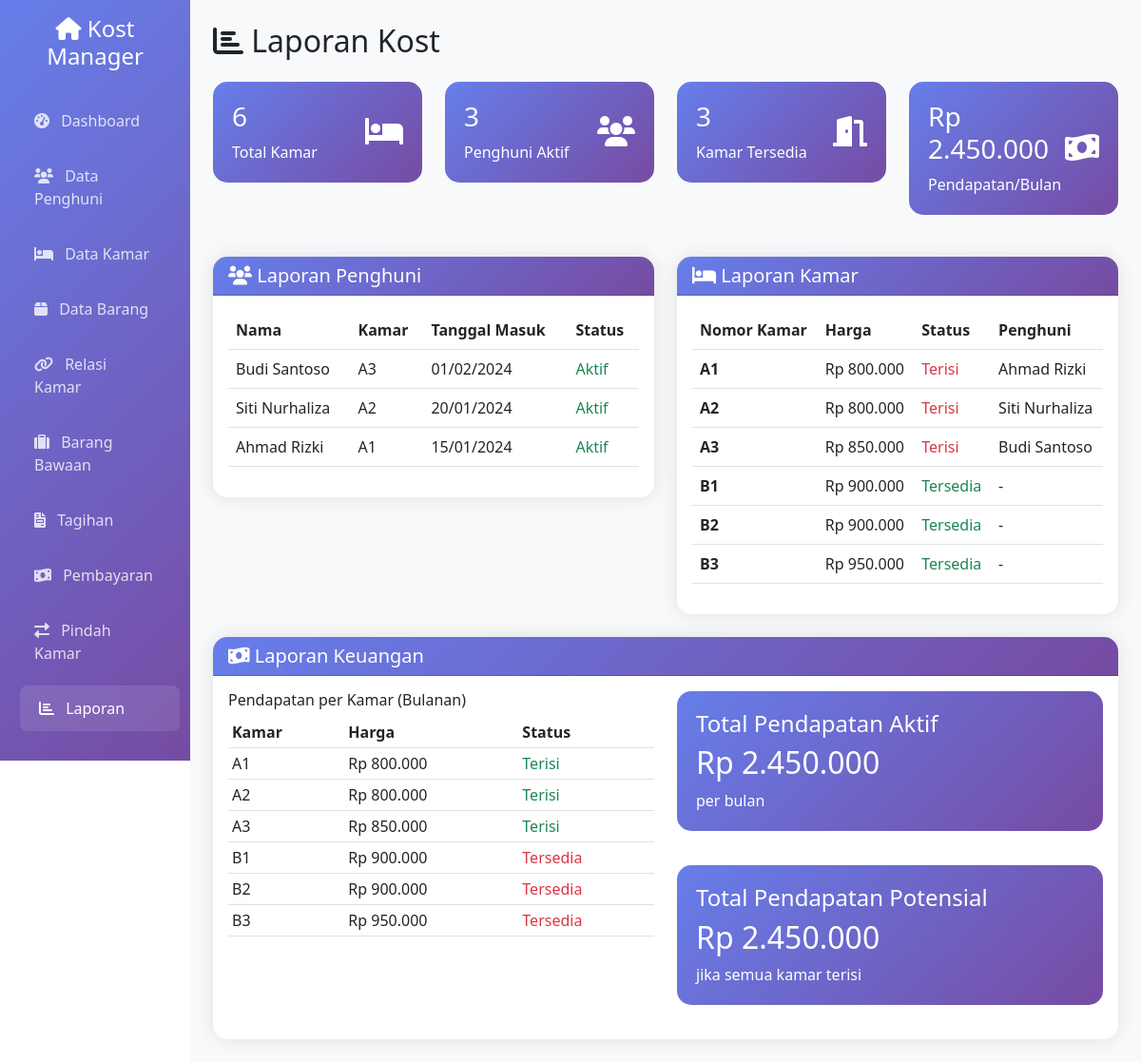
The app's page /laporan.php with its own data.
### tables this page shows
CREATE TABLE IF NOT EXISTS tb_penghuni (
    id INT AUTO_INCREMENT PRIMARY KEY,
    nama VARCHAR(100) NOT NULL,
    no_ktp VARCHAR(16) NOT NULL UNIQUE,
    no_hp VARCHAR(15) NOT NULL,
    tgl_masuk DATE NOT NULL,
    tgl_keluar DATE NULL,
    kamar_id INT,
    created_at TIMESTAMP DEFAULT CURRENT_TIMESTAMP,
    updated_at TIMESTAMP DEFAULT CURRENT_TIMESTAMP ON UPDATE CURRENT_TIMESTAMP,
    FOREIGN KEY (kamar_id) REFERENCES tb_kamar(id) ON DELETE SET NULL
);

CREATE TABLE IF NOT EXISTS tb_kamar (
    id INT AUTO_INCREMENT PRIMARY KEY,
    nomor VARCHAR(10) NOT NULL UNIQUE,
    harga DECIMAL(10,2) NOT NULL,
    created_at TIMESTAMP DEFAULT CURRENT_TIMESTAMP,
    updated_at TIMESTAMP DEFAULT CURRENT_TIMESTAMP ON UPDATE CURRENT_TIMESTAMP
);

### laporan.php (the view, shortened to what the rows shown need)
<?php
include 'database/config.php';
?>
<!DOCTYPE html>
<html lang="id">
<head>
    <link href="https://cdn.jsdelivr.net/npm/bootstrap@5.3.0/dist/css/bootstrap.min.css" rel="stylesheet">
    <link href="https://cdnjs.cloudflare.com/ajax/libs/font-awesome/6.0.0/css/all.min.css" rel="stylesheet">
</head>
<body>
    <div class="container-fluid">
        <div class="row">
            <div class="col-md-9 col-lg-10 main-content p-4">
                <div class="row">
                    <div class="col-12">
                        <h2 class="mb-4"><i class="fas fa-chart-bar"></i> Laporan Kost</h2>
                    </div>
                </div>
                    <?php
                    $query_pendapatan = "SELECT SUM(k.harga) as total_pendapatan
                                       FROM tb_kamar k
                                       INNER JOIN tb_penghuni p ON k.id = p.kamar_id
                                       WHERE p.tgl_keluar IS NULL";
                    $result_pendapatan = mysqli_query($conn, $query_pendapatan);
                    $total_pendapatan = mysqli_fetch_assoc($result_pendapatan)['total_pendapatan'] ?: 0;
                    ?>
                <div class="row">
                    <div class="col-md-6">
                        <div class="card">
                            <div class="card-body">
                                <div class="table-responsive">
                                    <table class="table table-hover">
                                        <thead>
                                            <tr>
                                                <th>Nama</th>
                                                <th>Kamar</th>
                                                <th>Tanggal Masuk</th>
                                                <th>Status</th>
                                            </tr>
                                        </thead>
                                        <tbody>
                                            <?php
                                            $query_penghuni = "SELECT p.nama, k.nomor, p.tgl_masuk, p.tgl_keluar,
                                                              CASE WHEN p.tgl_keluar IS NULL THEN 'Aktif' ELSE 'Keluar' END as status
                                                              FROM tb_penghuni p
                                                              LEFT JOIN tb_kamar k ON p.kamar_id = k.id
                                                              ORDER BY p.tgl_masuk DESC";
                                            $result_penghuni = mysqli_query($conn, $query_penghuni);
                                            while ($row = mysqli_fetch_assoc($result_penghuni)) {
                                                $status_class = $row['status'] == 'Aktif' ? 'text-success' : 'text-danger';
                                                echo "<tr>";
                                                echo "<td>" . htmlspecialchars($row['nama']) . "</td>";
                                                echo "<td>" . ($row['nomor'] ? $row['nomor'] : '-') . "</td>";
                                                echo "<td>" . date('d/m/Y', strtotime($row['tgl_masuk'])) . "</td>";
                                                echo "<td><span class='$status_class'>" . $row['status'] . "</span></td>";
                                                echo "</tr>";
                                            }
                                            ?>
                                        </tbody>
                                    </table>
                                </div>
                            </div>
                        </div>
                    </div>
                    <div class="col-md-6">
                        <div class="card">
                            <div class="card-body">
                                <div class="table-responsive">
                                    <table class="table table-hover">
                                        <thead>
                                            <tr>
                                                <th>Nomor Kamar</th>
                                                <th>Harga</th>
                                                <th>Status</th>
                                                <th>Penghuni</th>
                                            </tr>
                                        </thead>
                                        <tbody>
                                            <?php
                                            $query_kamar_detail = "SELECT k.nomor, k.harga,
                                                                  CASE WHEN p.id IS NULL THEN 'Tersedia' ELSE 'Terisi' END as status,
                                                                  p.nama as nama_penghuni
                                                                  FROM tb_kamar k
                                                                  LEFT JOIN tb_penghuni p ON k.id = p.kamar_id AND p.tgl_keluar IS NULL
                                                                  ORDER BY k.nomor";
                                            $result_kamar_detail = mysqli_query($conn, $query_kamar_detail);
                                            while ($row = mysqli_fetch_assoc($result_kamar_detail)) {
                                                $status_class = $row['status'] == 'Tersedia' ? 'text-success' : 'text-danger';
                                                echo "<tr>";
                                                echo "<td><strong>" . htmlspecialchars($row['nomor']) . "</strong></td>";
                                                echo "<td>Rp " . number_format($row['harga'], 0, ',', '.') . "</td>";
                                                echo "<td><span class='$status_class'>" . $row['status'] . "</span></td>";
                                                echo "<td>" . ($row['nama_penghuni'] ? htmlspecialchars($row['nama_penghuni']) : '-') . "</td>";
                                                echo "</tr>";
                                            }
                                            ?>
                                        </tbody>
                                    </table>
                                </div>
                            </div>
                        </div>
                    </div>
                </div>
                <div class="row mt-4">
                    <div class="col-12">
                        <div class="card">
                            <div class="card-body">
                                <div class="row">
                                    <div class="col-md-6">
                                        <div class="table-responsive">
                                            <table class="table table-sm">
                                                <thead>
                                                    <tr>
                                                        <th>Kamar</th>
                                                        <th>Harga</th>
                                                        <th>Status</th>
                                                    </tr>
                                                </thead>
                                                <tbody>
                                                    <?php
                                                    $query_keuangan = "SELECT k.nomor, k.harga,
                                                                      CASE WHEN p.id IS NULL THEN 'Tersedia' ELSE 'Terisi' END as status
                                                                      FROM tb_kamar k
                                                                      LEFT JOIN tb_penghuni p ON k.id = p.kamar_id AND p.tgl_keluar IS NULL
                                                                      ORDER BY k.nomor";
                                                    $result_keuangan = mysqli_query($conn, $query_keuangan);
                                                    $total_pendapatan_terisi = 0;
                                                    while ($row = mysqli_fetch_assoc($result_keuangan)) {
                                                        $status_class = $row['status'] == 'Tersedia' ? 'text-danger' : 'text-success';
                                                        if ($row['status'] == 'Terisi') {
                                                            $total_pendapatan_terisi += $row['harga'];
                                                        }
                                                        echo "<tr>";
                                                        echo "<td>" . htmlspecialchars($row['nomor']) . "</td>";
                                                        echo "<td>Rp " . number_format($row['harga'], 0, ',', '.') . "</td>";
                                                        echo "<td><span class='$status_class'>" . $row['status'] . "</span></td>";
                                                        echo "</tr>";
                                                    }
                                                    ?>
                                                </tbody>
                                            </table>
                                        </div>
                                    </div>
                                    <div class="col-md-6">
                                        <div class="row">
                                            <div class="col-12">
                                                <div class="stats-card">
                                                    <h2>Rp <?php echo number_format($total_pendapatan_terisi, 0, ',', '.'); ?></h2>
                                                </div>
                                            </div>
                                            <div class="col-12 mt-3">
                                                <div class="stats-card">
                                                    <h2>Rp <?php echo number_format($total_pendapatan, 0, ',', '.'); ?></h2>
                                                </div>
                                            </div>
                                        </div>
                                    </div>
                                </div>
                            </div>
                        </div>
                    </div>
                </div>
            </div>
        </div>
    </div>
</body>
</html>

### records on screen
tb_penghuni: nama "Budi Santoso", kamar.nomor "A3", tgl_masuk "01/02/2024", status "Aktif", kamar.harga "850.000", status "Terisi"
tb_penghuni: nama "Siti Nurhaliza", kamar.nomor "A2", tgl_masuk "20/01/2024", status "Aktif", kamar.harga "800.000", status "Terisi"
tb_penghuni: nama "Ahmad Rizki", kamar.nomor "A1", tgl_masuk "15/01/2024", status "Aktif", kamar.harga "800.000", status "Terisi"
tb_kamar: nomor "B1", harga "900.000", status "Tersedia"
tb_kamar: nomor "B2", harga "900.000", status "Tersedia"
tb_kamar: nomor "B3", harga "950.000", status "Tersedia"
tb_kamar: nomor "A1", harga "800.000", status "Terisi"
tb_kamar: nomor "A2", harga "800.000", status "Terisi"
tb_kamar: nomor "A3", harga "850.000", status "Terisi"

### other values on screen
$total_kamar "6"
$total_aktif "3"
$kamar_tersedia "3"
$total_pendapatan "2.450.000"
$total_pendapatan_terisi "2.450.000"
